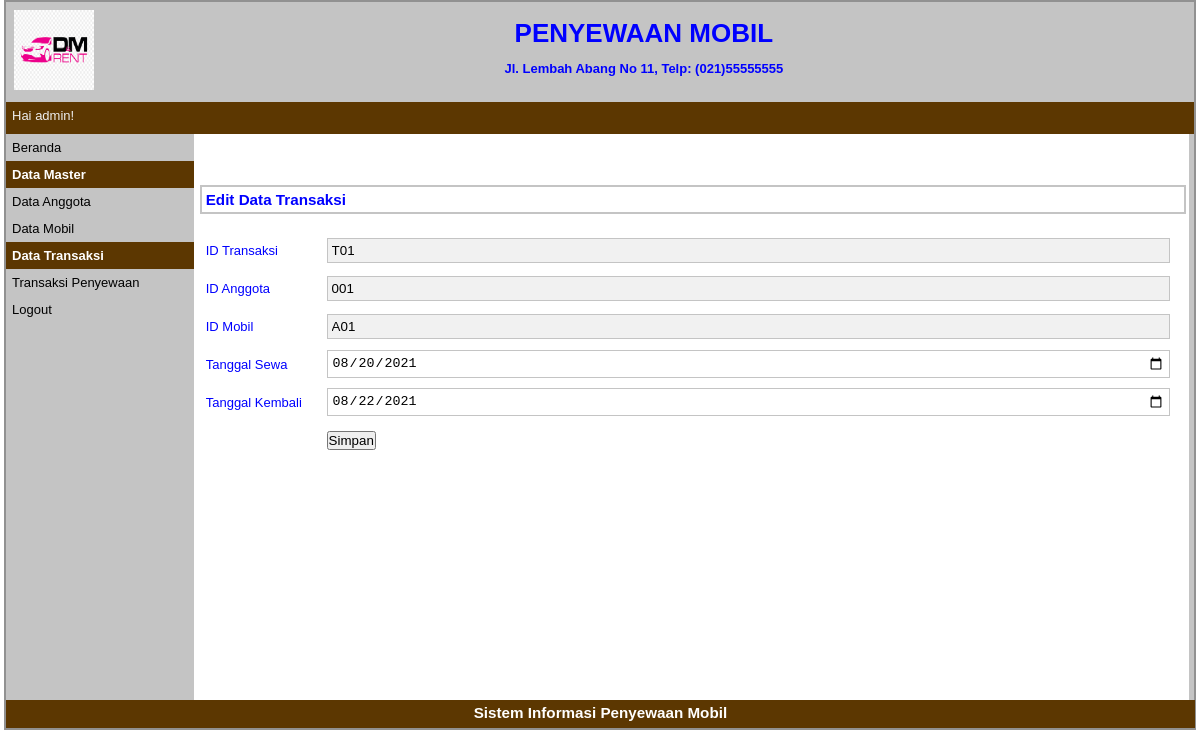
/index.php?p=transaksi-edit&id=T01 (signed in), run on the app's committed database.
### tables this page shows
CREATE TABLE `tbtransaksi` (
  `idtransaksi` varchar(5) NOT NULL,
  `idanggota` varchar(5) NOT NULL,
  `idmobil` varchar(5) NOT NULL,
  `tglsewa` date NOT NULL,
  `tglkembali` date NOT NULL
);

### pages/transaksi-edit.php (the view, shortened to what this page needs)
<?php
	$id_transaksi=$_GET['id'];
	$q_tampil_transaksi=mysqli_query($db,"SELECT * FROM tbtransaksi WHERE idtransaksi='$id_transaksi'");
	$r_tampil_transaksi=mysqli_fetch_array($q_tampil_transaksi);
?>
<div id="label-page"><h3>Edit Data Transaksi</h3></div>
<div id="content">
	<form action="proses/transaksi-edit-proses.php" method="post" enctype="multipart/form-data">
	<table id="tabel-input">
		<tr>
			<td class="label-formulir">ID Transaksi</td>
			<td class="isian-formulir"><input type="text" name="id_transaksi" value="<?php echo $r_tampil_transaksi['idtransaksi']; ?>" readonly="readonly" class="isian-formulir isian-formulir-border warna-formulir-disabled"></td>
		</tr>
        <tr>
			<td class="label-formulir">ID Anggota</td>
			<td class="isian-formulir"><input type="text" name="id_anggota" value="<?php echo $r_tampil_transaksi['idanggota']; ?>" readonly="readonly" class="isian-formulir isian-formulir-border warna-formulir-disabled"></td>
		</tr>
        <tr>
			<td class="label-formulir">ID Mobil</td>
			<td class="isian-formulir"><input type="text" name="id_mobil" value="<?php echo $r_tampil_transaksi['idmobil']; ?>" readonly="readonly" class="isian-formulir isian-formulir-border warna-formulir-disabled"></td>
		</tr>
		<tr>
			<td class="label-formulir">Tanggal Sewa</td>
			<td class="isian-formulir"><input type="date" name="tgl_sewa" value="<?php echo $r_tampil_transaksi['tglsewa']; ?>" class="isian-formulir isian-formulir-border"></td>
		</tr>
		<tr>
			<td class="label-formulir">Tanggal Kembali</td>
			<td class="isian-formulir"><input type="date" name="tgl_kembali" value="<?php echo $r_tampil_transaksi['tglkembali']; ?>" class="isian-formulir isian-formulir-border"></td>
		</tr>
		<tr>
			<td class="label-formulir"></td>
			<td class="isian-formulir"><input type="submit" name="simpan" value="Simpan" id="tombol-simpan"></td>
		</tr>
	</table>
	</form>
</div>

### style.css (style rules this page uses)
* { margin:0px; padding:0px }
body { font-family:sans-serif; font-size:13px; color:blue; }
#label-page { margin-top:6px; margin-bottom:6px; margin-left:6px; border:2px solid #C4C4C4; padding:4px; width:97.9%; }
#content { float:left; width:96.8%; min-height:454px; background-image : border:2px solid #C4C4C4; padding:10px; margin-bottom:6px; }
#tabel-input { width:100%; }
.label-formulir { width:12%; height:36px; margin:20px; }
.isian-formulir { width:80%; padding:4px; width:99.8%; }
.isian-formulir-border { border:1px solid #C4C4C4; }
.warna-formulir-disabled { background-color:#F1F1F1; }

### data on the page
tbtransaksi: id_transaksi "T01", id_anggota "001", id_mobil "A01", tgl_sewa "08/20/2021", tgl_kembali "08/22/2021"

### other printed values
$_SESSION['sesi'] "admin"
